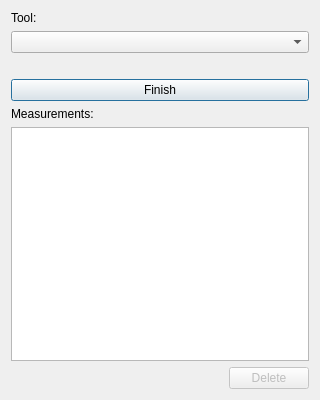
<?xml version="1.0" encoding="UTF-8"?>
<ui version="4.0">
 <class>MeasurementDialog</class>
 <widget class="QDialog" name="MeasurementDialog">
  <property name="geometry">
   <rect>
    <x>0</x>
    <y>0</y>
    <width>320</width>
    <height>400</height>
   </rect>
  </property>
  <property name="windowTitle">
   <string>Measure</string>
  </property>
  <layout class="QVBoxLayout" name="verticalLayout">
   <item>
    <widget class="QLabel" name="toolLabel">
     <property name="text">
      <string>Tool:</string>
     </property>
    </widget>
   </item>
   <item>
    <widget class="QComboBox" name="toolCombo"/>
   </item>
   <item>
    <widget class="QLabel" name="statusLabel">
     <property name="wordWrap">
      <bool>true</bool>
     </property>
     <property name="text">
      <string/>
     </property>
    </widget>
   </item>
   <item>
    <widget class="QPushButton" name="finishButton">
     <property name="visible">
      <bool>false</bool>
     </property>
     <property name="text">
      <string>Finish</string>
     </property>
    </widget>
   </item>
   <item>
    <widget class="QLabel" name="measurementsLabel">
     <property name="text">
      <string>Measurements:</string>
     </property>
    </widget>
   </item>
   <item>
    <widget class="QListWidget" name="resultsList"/>
   </item>
   <item>
    <layout class="QHBoxLayout" name="buttonRow">
     <item>
      <spacer name="buttonRowSpacer">
       <property name="orientation">
        <enum>Qt::Orientation::Horizontal</enum>
       </property>
       <property name="sizeHint" stdset="0">
        <size>
         <width>40</width>
         <height>20</height>
        </size>
       </property>
      </spacer>
     </item>
     <item>
      <widget class="QPushButton" name="deleteButton">
       <property name="enabled">
        <bool>false</bool>
       </property>
       <property name="text">
        <string>Delete</string>
       </property>
      </widget>
     </item>
    </layout>
   </item>
  </layout>
 </widget>
 <resources/>
 <connections/>
</ui>
